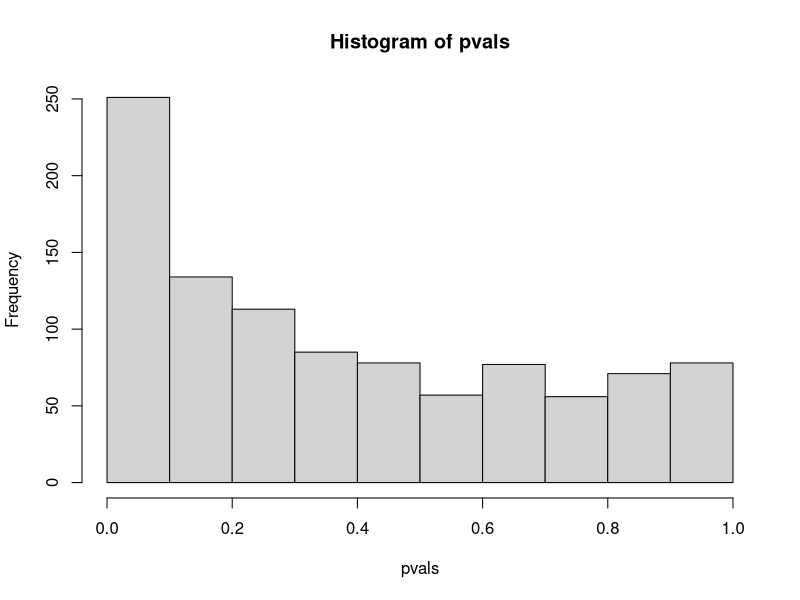
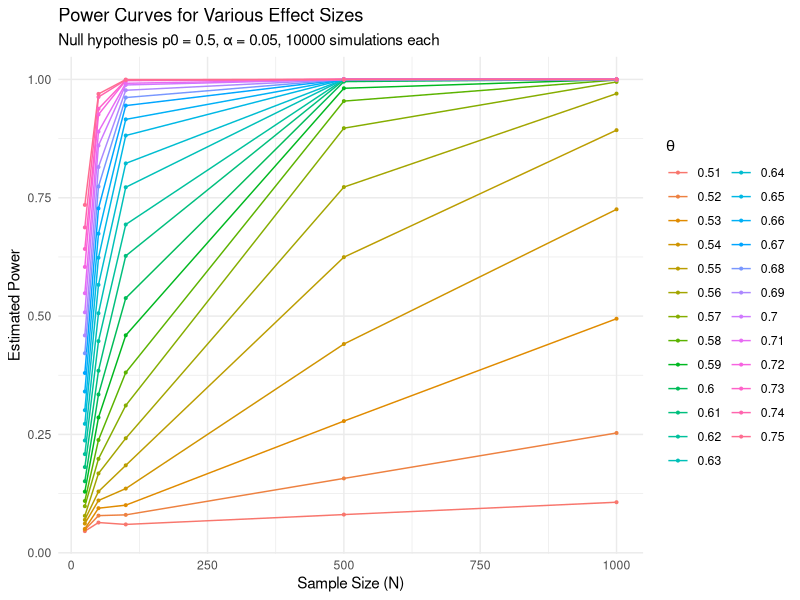

Here is the R script that generated these plots, in order:
#Statisitcal Inference 9: Hypothesis Testing

#9.1 p-values

#Phrasing research asking questions, for example:
#Does a medication extend the lives of cancer patients?
#Does an increase in gun sales correlate with more gun violence?
#Does class size affect test scores?

#Exercises 9.3

#1 Generate a sample of size N=1000 from an urn model with 50% 
#blue beads:
N <- 1000
theta <- 0.5
x <- rbinom(N, 1, 0.5)
x_hat<-mean(x)
x_hat
#[1] 0.478
se<-sqrt(x_hat*(1-x_hat)/N)
#[1] 0.01579465
z <- (x_hat - theta) / se
#[1] -1.456189
p_value <- 2 *(1-pnorm(abs(z)))
p_value
#[1] 0.1453403
#Hypothesis H0: p=0.5 vs H1 != 0.5 with an alpha=0.05
#the p_value > alpha, so the null hypothesis is not rejected

#then, compute a p-value if theta=0.5. Repeat this 10,000 times
# and report how often the p-value is lower than 0.05?
N <- 10000
theta <- 0.5
x <- rbinom(N, 1, 0.5)
x_hat<-mean(x)
x_hat
#[1] 0.5002
se<-sqrt(x_hat*(1-x_hat)/N)
#[1] 0.005
z <- (x_hat - theta) / se
#[1] 0.04
p_value <- 2 *(1-pnorm(abs(z)))
p_value
#[1] 0.9680931
#Hypothesis H0: p=0.5 vs H1 != 0.5 with an alpha=0.05
#the p_value > alpha, so the null hypothesis is not rejected

#Finding how often less than 0.05
set.seed(2)

M <- 1000
N <- 10000
p0 <- 0.5
p1 <- 0.505                       # try 0.505, 0.51, 0.52, etc.

pvals <- replicate(M, {
  k <- rbinom(1, N, p1)
  phat <- k / N
  se <- sqrt(phat * (1 - phat) / N)
  z <- (phat - p0) / se
  2 * (1 - pnorm(abs(z)))
})

mean(pvals < 0.05)                 # estimated power at p1
#[1] 0.168

#How often is it lower than 0.01?
set.seed(2)

M <- 1000
N <- 10000
p0 <- 0.5
p1 <- 0.505                       # try 0.505, 0.51, 0.52, etc.

pvals <- replicate(M, {
  k <- rbinom(1, N, p1)
  phat <- k / N
  se <- sqrt(phat * (1 - phat) / N)
  z <- (phat - p0) / se
  2 * (1 - pnorm(abs(z)))
})

mean(pvals < 0.01)                 # estimated power at p1
#[1] 0.054

#2 Make a histogram of the p-values you generated in exercise 1.
hist(pvals)
#c. The p-values are uniformly distributed.
#null pvals are uniformly distributed between 0 and 1
#the peak closest to 0 is where the alternative hypothesis live along
#with some potential false positives

#3. Demonstrate, mathematically, why we see the histogram we see in exercise 
# Hint: To compute the p-value, we need to calculate a test statistic, Z.
# We can approximate Z using the CLT, which tells us that Z approximately 
#follows a standard normal distribution. The p-value is calculated as: 
# p = 2{1 - phi(|z|)}  where: z is the observed value of Z and phi(z) 
#is the CDF of the standard normal distribution (pnorm(z) in R). To 
#understand the distribution of the p-values, consider the probability 
#that the p-value is less than or equal to some threshold alpha between
# 0 and 1: Pr(p <= alpha) = Pr({2{1 - phi(|z|)} <= alpha. Remember that 
#p follows a uniform distribution if Pr(p <= alpha) = a.

#answered in 1 & 2

#4 Generate a sample of size N=1000 from an urn model with 52% blue
# beads:
N <- 1000 
theta <- 0.52
x <- rbinom(N, 1, theta)

#Compute a p-value to test if theta=0.5. Repeat this 10,000 times 
#and report how often the p-value is larger than 0.05? Note that 
#you are computing 1 - power.

x_hat<-mean(x)
x_hat
#[1] 0.502
se<-sqrt(x_hat*(1-x_hat)/N)
#[1] 0.01581126
z <- (x_hat - theta) / se
z
#[1] -1.138429
p_value <- 2 *(1-pnorm(abs(z)))
p_value
#[1] 0.2549414

#Finding how often less than 0.05
set.seed(2)

M <- 1000
N <- 10000
p0 <- 0.52
p1 <- 0.5                      # try 0.505, 0.51, 0.52, etc.

pvals <- replicate(M, {
  k <- rbinom(1, N, p1)
  phat <- k / N
  se <- sqrt(phat * (1 - phat) / N)
  z <- (phat - p0) / se
  2 * (1 - pnorm(abs(z)))
})

mean(pvals < 0.01)                 # estimated power at p1

#[1] 0.969

#5 Repeat exercise for but for the following values:
values <- expand.grid(N = c(25, 50, 100, 500, 1000), 
                      theta = seq(0.51 ,0.75, 0.01))


set.seed(123)

# Parameters
M <- 10000   # number of simulations per combo
p0 <- 0.5    # null hypothesis proportion

# Value grid
values <- expand.grid(
  N = c(25, 50, 100, 500, 1000),
  theta = seq(0.51, 0.75, 0.01)
)

# Function to estimate power
estimate_power <- function(N, theta, M, p0) {
  pvals <- replicate(M, {
    k <- rbinom(1, N, theta)
    phat <- k / N
    se <- sqrt(phat * (1 - phat) / N)
    z <- (phat - p0) / se
    2 * (1 - pnorm(abs(z)))
  })
  mean(pvals < 0.05)  # power = proportion of p-values < alpha
}

# Apply to all combos
values$power <- mapply(estimate_power, values$N, values$theta,
                       MoreArgs = list(M = M, p0 = p0))

# Load ggplot2
library(ggplot2)

# Plot
ggplot(values, aes(x = N, y = power, color = factor(theta), group = theta)) +
  geom_line() +
  geom_point(size = 0.7) +
  labs(
    title = "Power Curves for Various Effect Sizes",
    subtitle = paste0("Null hypothesis p0 = ", p0, ", α = 0.05, ", M, " simulations each"),
    x = "Sample Size (N)",
    y = "Estimated Power",
    color = expression(theta)
  ) +
  theme_minimal()
